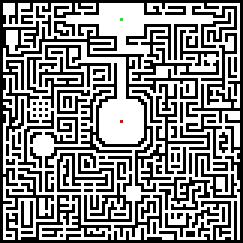
#> input picture maze.png, 81 x 81 px (shown 3 times larger)
$ python main.py
#> lines starting #> are read from the running program, lines starting #| are printed output that depends on the picture
from PIL import Image
import os
from collections import deque

PNG_DIR = "maze.png"

MAZE_IMAGE = Image.open(PNG_DIR)
#> MAZE_IMAGE is the input picture: PIL image 81x81 RGBA; mean R, G, B, A 140.7, 140.7, 140.7, 255
WIDTH, HIGHT = MAZE_IMAGE.size
#> WIDTH = 81; HIGHT = 81

def prepare_maze_array():
    for y in range(WIDTH):
        row = []
        for x in range(HIGHT):
            color = MAZE_IMAGE.getpixel((x, y))
            if color == (255, 255, 255, 255):   #white
                row.append(0)
            if color == (0, 0, 0, 255):         #black
                row.append(1)
            if color == (0, 255, 0, 255):       #green
                row.append(0)
                start = (x, y)
            if color == (255, 0, 0, 255):       #red
                row.append(0)
                end = (x, y)
        maze.append(row)
#> after the loop, maze = 81 items
    return start, end


def generate_img(cords: tuple, color: tuple) -> None:
    new_image = images[len(images) - 1].copy()
    new_image.putpixel(cords, color)
    images.append(new_image)

def solve():
    i = 0

    while len(frontier) != 0:
        current = frontier.pop()

        x = current[0]
        y = current[1]

        if visited[y][x] == True:
            continue

        if maze[y][x - 1] == 0 and visited[y][x - 1] == False:   #left is not wall or visited
            frontier.appendleft((x - 1, y))
            solution[(x - 1, y)] = current

        if maze[y][x + 1] == 0 and visited[y][x + 1] == False:   #right is not wall or visited
            frontier.appendleft((x + 1, y))
            solution[(x + 1, y)] = current

        if maze[y + 1][x] == 0 and visited[y + 1][x] == False:   #up is not wall or visited
            frontier.appendleft((x, y + 1))
            solution[(x, y + 1)] = current

        if maze[y - 1][x] == 0 and visited[y - 1][x] == False:   #down is not wall or visited
            frontier.appendleft((x, y - 1))
            solution[(x, y - 1)] = current

        visited[y][x] = True

        generate_img(current, (0, 0, 255, 255))

        i += 1
#> after the loop, i = 3621; solution = 3620 items; visited = 81 items

    print("Done in {} iterations".format(i))
#| Done in 3621 iterations

def backtrack():
    runner = end
    i = 0
    solution_image = MAZE_IMAGE.copy()

    while runner != start:
        solution_image.putpixel(runner, (0, 255, 0, 255))
        runner = solution[runner]
        i += 1

        generate_img(runner, (0, 255, 0, 255))
#> this loop made 266 passes
#> runner on passes 1 to 3: (39, 40), (39, 39), (39, 38)
#> pass 1, in generate_img (call 3622), `new_image = images[len(images) - 1].copy()`:
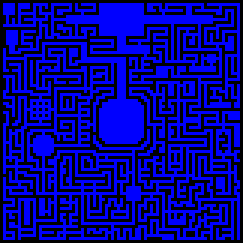
#> new_image: PIL image 81x81 RGBA (shown 3 times larger); mean R, G, B, A 0, 0, 140.7, 255
#> after the loop:
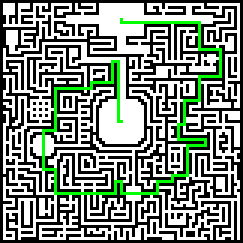
#> solution_image: PIL image 81x81 RGBA (shown 3 times larger); mean R, G, B, A 130.4, 140.7, 130.4, 255
#> after the loop, i = 266


    solution_image = solution_image.resize((1024, 1024), resample=Image.BOX)
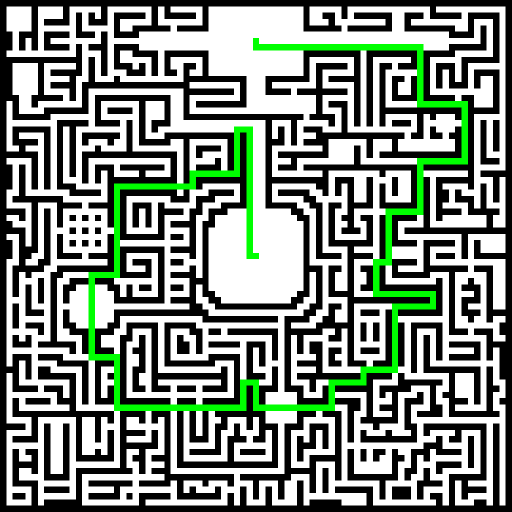
#> solution_image: PIL image 1024x1024 RGBA (shown at 1/2 size); mean R, G, B, A 129.9, 140.3, 129.9, 255
    solution_image.save("solution.png")
    print("shortest path: {}".format(i))
#| shortest path: 266

if __name__ == "__main__":

    maze = []
    frontier = deque()
    visited = [[False] * WIDTH for _ in range(HIGHT)]
    solution = {}
    images = []

    start, end = prepare_maze_array()

    frontier.appendleft(start)

    images.append(MAZE_IMAGE)
    solve()
    backtrack()

    gif = []
    for idx in range(len(images)):
        if idx%7 == 0:
            resized_image = images[idx].resize((1024, 1024), resample=Image.BOX)
            gif.append(resized_image)
#> this loop made 3888 passes
#> pass 1, `resized_image = images[idx].resize((1024, 1024), resample=Image.BOX)`:
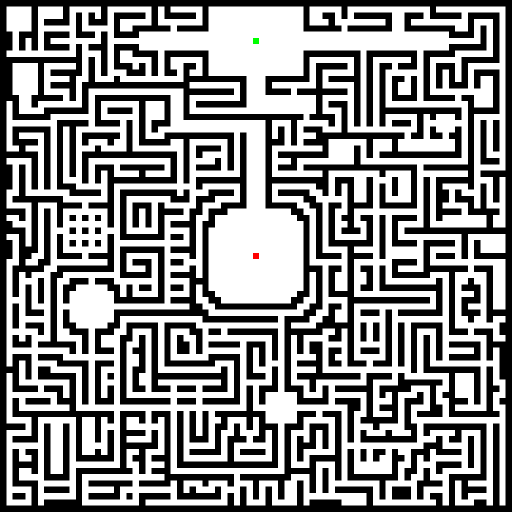
#> resized_image: PIL image 1024x1024 RGBA (shown at 1/2 size); mean R, G, B, A 140.3, 140.3, 140.2, 255
#> after the loop, gif = 556 items

#> (the run stopped early here; a loop or call above may not have finished)
